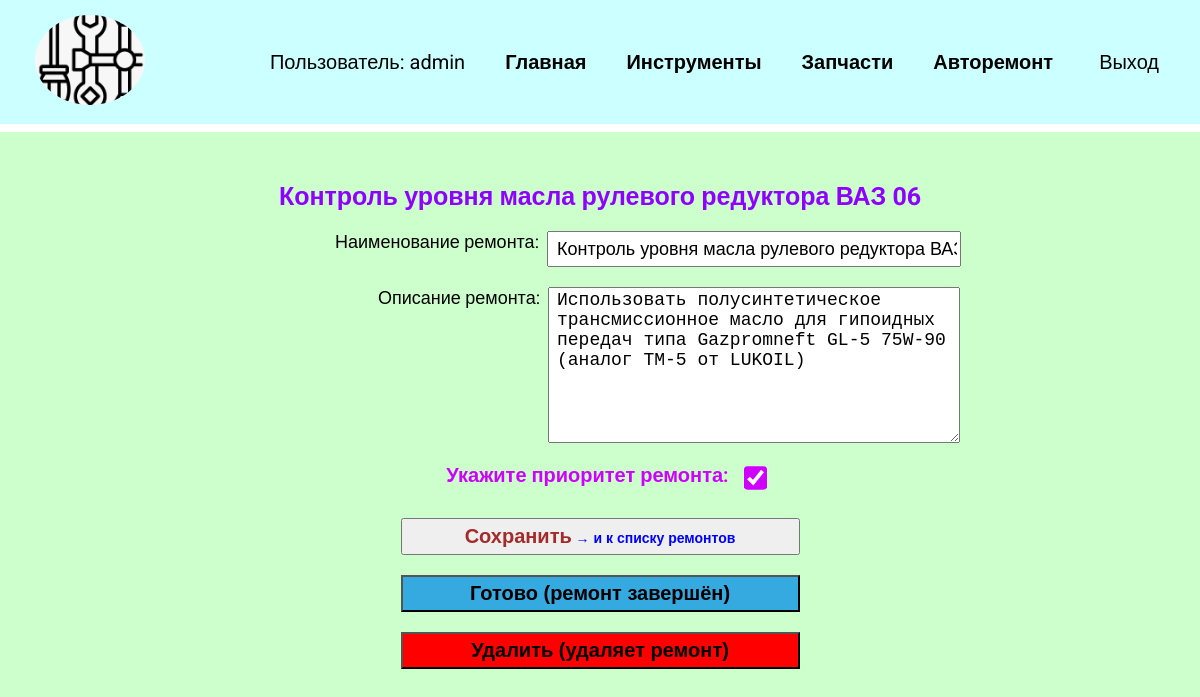
Page /telog_spparts/current_new_repairs/3 (signed in) on the earlier database version.
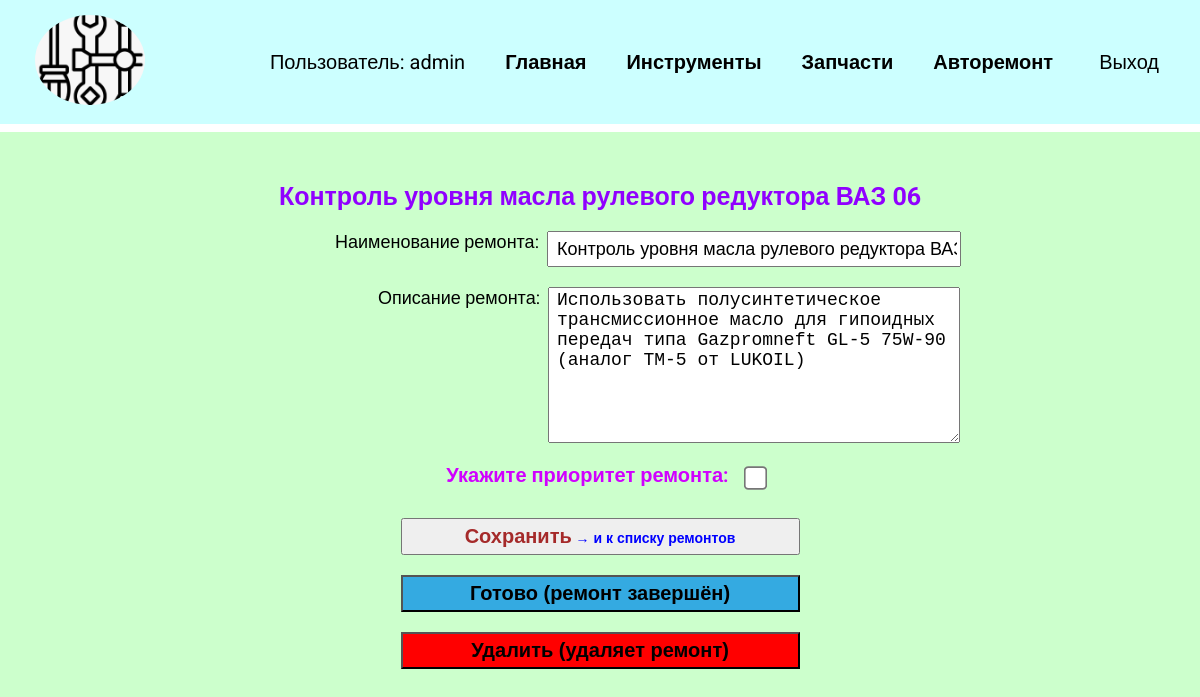
Same page on the later database version.
### telog_spparts/models.py (models this page shows, shortened)
class Repairs(models.Model):
    title = models.CharField(max_length=100)  # , verbose_name="Наименование ремонта"
    rep_memo = models.TextField(blank=True)  # его описание (записка)
    date_creation = models.DateTimeField(auto_now_add=True)  # Создано
    ready = models.DateTimeField(blank=True, null=True)  # Завершено
    priority_rep = models.BooleanField(default=False)  # Приоритет
    user_performer = models.ForeignKey(  # performer - пользователь_исполнитель
        User,
        on_delete=models.SET_NULL,
        null=True,  # Обязательно для SET_NULL
        blank=True  # Позволяет оставлять поле пустым
    )

### telog_spparts/views.py (the view, shortened to what this page needs)
# urls.py: path('current_new_repairs/<int:repair_pk>', views.view_repair, name='viewrepair'),
@login_required
def view_repair(request, repair_pk):
    repair = get_object_or_404(Repairs, pk=repair_pk)
    if request.method == "GET":
        repform = RepairsForm(instance=repair)
        context = {'repair': repair, 'repform': repform}
        return render(request, 'telog_spparts/viewrepair.html', context)

### techlog_tools/forms.py
class RepairsForm(forms.ModelForm):
    class Meta:
        model = Repairs
        fields = ['title', 'rep_memo', 'priority_rep']
        labels = {
            'title': 'Наименование ремонта',
            'rep_memo': 'Описание ремонта',
            'priority_rep': 'Укажите приоритет ремонта',
        }

### telog_spparts/templates/telog_spparts/viewrepair.html (shortened to what this page needs)
{% extends 'techlog_tools/base.html' %}
{% load static %}
{% block content %}
<h2>{{ repair.title }}</h2>
<form action="" method="post" class="edit_repair">
    {{ repform }}
    <button class="btn">Сохранить</button>
</form>
<form action="{% url 'finished_repair' repair.id %}" method="post" class="finish_rep">
    <button class="btrep final">Готово (ремонт завершён)</button>
</form>
<form action="{% url 'delete_repair' repair.id %}" method="post" class="delete_rep">
    <button class="btrep del">Удалить (удаляет ремонт)</button>
</form>
{% endblock %}

Differences in the rows shown:
changed Repairs "Контроль уровня масла рулевого редуктора ВАЗ 06": priority_rep "☑" → "☐"
